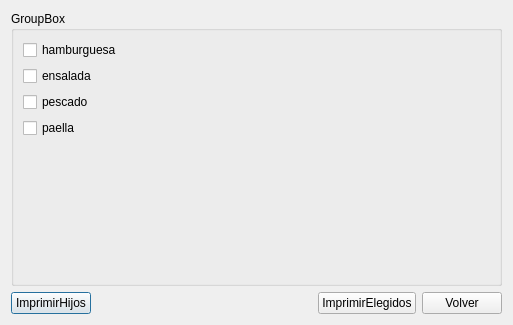
<?xml version="1.0" encoding="UTF-8"?>
<ui version="4.0">
 <class>Dialog</class>
 <widget class="QDialog" name="Dialog">
  <property name="geometry">
   <rect>
    <x>0</x>
    <y>0</y>
    <width>513</width>
    <height>325</height>
   </rect>
  </property>
  <property name="windowTitle">
   <string>Dialog</string>
  </property>
  <layout class="QVBoxLayout" name="verticalLayout_3">
   <item>
    <widget class="QGroupBox" name="menu">
     <property name="title">
      <string>GroupBox</string>
     </property>
     <layout class="QVBoxLayout" name="verticalLayout_2">
      <item>
       <layout class="QVBoxLayout" name="verticalLayout">
        <item>
         <widget class="QCheckBox" name="checkBox_2">
          <property name="text">
           <string>hamburguesa</string>
          </property>
         </widget>
        </item>
        <item>
         <widget class="QCheckBox" name="checkBox_3">
          <property name="text">
           <string>ensalada</string>
          </property>
         </widget>
        </item>
        <item>
         <widget class="QCheckBox" name="checkBox">
          <property name="text">
           <string>pescado</string>
          </property>
         </widget>
        </item>
        <item>
         <widget class="QCheckBox" name="checkBox_4">
          <property name="text">
           <string>paella</string>
          </property>
         </widget>
        </item>
       </layout>
      </item>
      <item>
       <spacer name="verticalSpacer">
        <property name="orientation">
         <enum>Qt::Vertical</enum>
        </property>
        <property name="sizeHint" stdset="0">
         <size>
          <width>20</width>
          <height>40</height>
         </size>
        </property>
       </spacer>
      </item>
     </layout>
    </widget>
   </item>
   <item>
    <layout class="QHBoxLayout" name="horizontalLayout">
     <item>
      <widget class="QPushButton" name="btnImprimirTodo">
       <property name="text">
        <string>ImprimirHijos</string>
       </property>
      </widget>
     </item>
     <item>
      <spacer name="horizontalSpacer">
       <property name="orientation">
        <enum>Qt::Horizontal</enum>
       </property>
       <property name="sizeHint" stdset="0">
        <size>
         <width>40</width>
         <height>20</height>
        </size>
       </property>
      </spacer>
     </item>
     <item>
      <widget class="QPushButton" name="btnCometer">
       <property name="text">
        <string>ImprimirElegidos</string>
       </property>
      </widget>
     </item>
     <item>
      <widget class="QPushButton" name="btnVolver">
       <property name="text">
        <string>Volver</string>
       </property>
      </widget>
     </item>
    </layout>
   </item>
  </layout>
 </widget>
 <resources/>
 <connections>
  <connection>
   <sender>btnVolver</sender>
   <signal>clicked()</signal>
   <receiver>Dialog</receiver>
   <slot>reject()</slot>
   <hints>
    <hint type="sourcelabel">
     <x>315</x>
     <y>290</y>
    </hint>
    <hint type="destinationlabel">
     <x>332</x>
     <y>335</y>
    </hint>
   </hints>
  </connection>
 </connections>
</ui>
